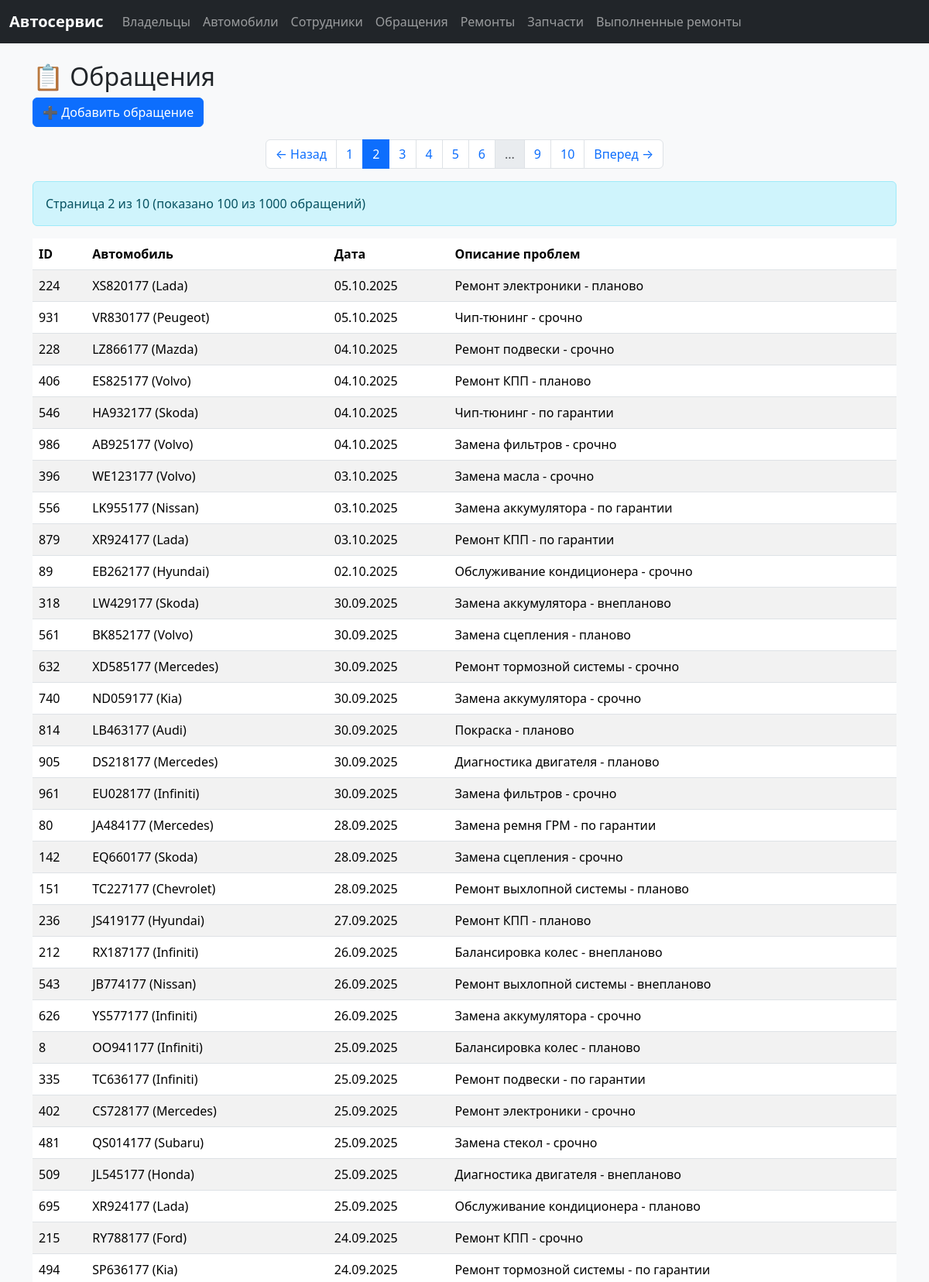
Screenshot of /requests?page=2 (upper part) with the database file from the repository.
### autoservice_app/models.py (models this page shows, shortened)
class ServiceRequest(db.Model):
    __tablename__ = 'service_request'
    id = db.Column(db.Integer, primary_key=True)
    car_id = db.Column(db.Integer, db.ForeignKey('car.id'), nullable=False)
    request_date = db.Column(db.Date, default=datetime.utcnow, nullable=False)
    issues = db.Column(db.Text, nullable=False)
    repairs = db.relationship('Repair', backref='request', lazy=True, cascade='all, delete-orphan')
    @property
    def formatted_request_date(self):
        return self.request_date.strftime("%d.%m.%Y") if self.request_date else ""

class Car(db.Model):
    __tablename__ = 'car'
    id = db.Column(db.Integer, primary_key=True)
    number = db.Column(db.String(20), unique=True, nullable=False)
    brand = db.Column(db.String(64), nullable=False)
    release_date = db.Column(db.Date, nullable=False)
    owner_id = db.Column(db.Integer, db.ForeignKey('owner.id'), nullable=False)
    requests = db.relationship('ServiceRequest', backref='car', lazy=True, cascade='all, delete-orphan')
    completed_works = db.relationship('CompletedWork', backref='car', lazy=True, cascade='all, delete-orphan')

### autoservice_app/routes.py (the view, shortened to what this page needs)
@bp.route("/requests", methods=["GET", "POST"])
def requests():
    page = request.args.get('page', 1, type=int)
    per_page = 100
    requests_pagination = ServiceRequest.query.order_by(
        ServiceRequest.request_date.desc()
    ).paginate(page=page, per_page=per_page, error_out=False)
    cars = Car.query.all()
    return render_template("requests.html",
                           requests_pagination=requests_pagination,
                           cars=cars,
                           helper=ViewHelper())

### autoservice_app/templates/requests.html (shortened to what this page needs)
{% extends "base.html" %}
{% block content %}
<h2>📋 Обращения</h2>
<button class="btn btn-primary mb-3" data-bs-toggle="modal" data-bs-target="#addRequestModal">
    ➕ Добавить обращение
</button>
{% if requests_pagination.pages > 1 %}
<nav aria-label="Навигация по страницам">
    <ul class="pagination justify-content-center">
        <li class="page-item {% if not requests_pagination.has_prev %}disabled{% endif %}">
            <a class="page-link" href="{{ url_for('main.requests', page=requests_pagination.prev_num) }}">
                ← Назад
            </a>
        </li>
        {% for page_num in requests_pagination.iter_pages() %}
            {% if page_num %}
                <li class="page-item {% if page_num == requests_pagination.page %}active{% endif %}">
                    <a class="page-link" href="{{ url_for('main.requests', page=page_num) }}">
                        {{ page_num }}
                    </a>
                </li>
            {% else %}
                <li class="page-item disabled"><span class="page-link">...</span></li>
            {% endif %}
        {% endfor %}
        <li class="page-item {% if not requests_pagination.has_next %}disabled{% endif %}">
            <a class="page-link" href="{{ url_for('main.requests', page=requests_pagination.next_num) }}">
                Вперед →
            </a>
        </li>
    </ul>
</nav>
{% endif %}
<div class="alert alert-info">
    Страница {{ requests_pagination.page }} из {{ requests_pagination.pages }}
    (показано {{ requests_pagination.items|length }} из {{ requests_pagination.total }} обращений)
</div>
<table class="table table-striped">
    <thead>
    <tr>
        <th>ID</th>
        <th>Автомобиль</th>
        <th>Дата</th>
        <th>Описание проблем</th>
    </tr>
    </thead>
    <tbody>
    {% for req in requests_pagination.items %}
        <tr>
            <td>{{ req.id }}</td>
            <td>{{ req.car.number }} ({{ req.car.brand }})</td>
            <td>{{ req.formatted_request_date }}</td>
            <td>{{ req.issues }}</td>
        </tr>
    {% endfor %}
    </tbody>
</table>
{% endblock %}

### autoservice_app/templates/base.html (style rules this page uses)
body { background-color: #f8f9fa; }

### rows the page displays
ServiceRequest: id "224", car.number "XS820177", car.brand "Lada", formatted_request_date "05.10.2025", issues "Ремонт электроники - планово"
ServiceRequest: id "931", car.number "VR830177", car.brand "Peugeot", formatted_request_date "05.10.2025", issues "Чип-тюнинг - срочно"
ServiceRequest: id "228", car.number "LZ866177", car.brand "Mazda", formatted_request_date "04.10.2025", issues "Ремонт подвески - срочно"
ServiceRequest: id "406", car.number "ES825177", car.brand "Volvo", formatted_request_date "04.10.2025", issues "Ремонт КПП - планово"
ServiceRequest: id "546", car.number "HA932177", car.brand "Skoda", formatted_request_date "04.10.2025", issues "Чип-тюнинг - по гарантии"
ServiceRequest: id "986", car.number "AB925177", car.brand "Volvo", formatted_request_date "04.10.2025", issues "Замена фильтров - срочно"
ServiceRequest: id "396", car.number "WE123177", car.brand "Volvo", formatted_request_date "03.10.2025", issues "Замена масла - срочно"
ServiceRequest: id "556", car.number "LK955177", car.brand "Nissan", formatted_request_date "03.10.2025", issues "Замена аккумулятора - по гарантии"
ServiceRequest: id "879", car.number "XR924177", car.brand "Lada", formatted_request_date "03.10.2025", issues "Ремонт КПП - по гарантии"
ServiceRequest: id "89", car.number "EB262177", car.brand "Hyundai", formatted_request_date "02.10.2025", issues "Обслуживание кондиционера - срочно"
ServiceRequest: id "318", car.number "LW429177", car.brand "Skoda", formatted_request_date "30.09.2025", issues "Замена аккумулятора - внепланово"
ServiceRequest: id "561", car.number "BK852177", car.brand "Volvo", formatted_request_date "30.09.2025", issues "Замена сцепления - планово"
ServiceRequest: id "632", car.number "XD585177", car.brand "Mercedes", formatted_request_date "30.09.2025", issues "Ремонт тормозной системы - срочно"
ServiceRequest: id "740", car.number "ND059177", car.brand "Kia", formatted_request_date "30.09.2025", issues "Замена аккумулятора - срочно"
ServiceRequest: id "814", car.number "LB463177", car.brand "Audi", formatted_request_date "30.09.2025", issues "Покраска - планово"
ServiceRequest: id "905", car.number "DS218177", car.brand "Mercedes", formatted_request_date "30.09.2025", issues "Диагностика двигателя - планово"
ServiceRequest: id "961", car.number "EU028177", car.brand "Infiniti", formatted_request_date "30.09.2025", issues "Замена фильтров - срочно"
ServiceRequest: id "80", car.number "JA484177", car.brand "Mercedes", formatted_request_date "28.09.2025", issues "Замена ремня ГРМ - по гарантии"
ServiceRequest: id "142", car.number "EQ660177", car.brand "Skoda", formatted_request_date "28.09.2025", issues "Замена сцепления - срочно"
ServiceRequest: id "151", car.number "TC227177", car.brand "Chevrolet", formatted_request_date "28.09.2025", issues "Ремонт выхлопной системы - планово"
ServiceRequest: id "236", car.number "JS419177", car.brand "Hyundai", formatted_request_date "27.09.2025", issues "Ремонт КПП - планово"
ServiceRequest: id "212", car.number "RX187177", car.brand "Infiniti", formatted_request_date "26.09.2025", issues "Балансировка колес - внепланово"
ServiceRequest: id "543", car.number "JB774177", car.brand "Nissan", formatted_request_date "26.09.2025", issues "Ремонт выхлопной системы - внепланово"
ServiceRequest: id "626", car.number "YS577177", car.brand "Infiniti", formatted_request_date "26.09.2025", issues "Замена аккумулятора - срочно"
ServiceRequest: id "8", car.number "OO941177", car.brand "Infiniti", formatted_request_date "25.09.2025", issues "Балансировка колес - планово"
ServiceRequest: id "335", car.number "TC636177", car.brand "Infiniti", formatted_request_date "25.09.2025", issues "Ремонт подвески - по гарантии"
ServiceRequest: id "402", car.number "CS728177", car.brand "Mercedes", formatted_request_date "25.09.2025", issues "Ремонт электроники - срочно"
ServiceRequest: id "481", car.number "QS014177", car.brand "Subaru", formatted_request_date "25.09.2025", issues "Замена стекол - срочно"
ServiceRequest: id "509", car.number "JL545177", car.brand "Honda", formatted_request_date "25.09.2025", issues "Диагностика двигателя - внепланово"
ServiceRequest: id "695", car.number "XR924177", car.brand "Lada", formatted_request_date "25.09.2025", issues "Обслуживание кондиционера - планово"
ServiceRequest: id "215", car.number "RY788177", car.brand "Ford", formatted_request_date "24.09.2025", issues "Ремонт КПП - срочно"
ServiceRequest: id "494", car.number "SP636177", car.brand "Kia", formatted_request_date "24.09.2025", issues "Ремонт тормозной системы - по гарантии"

### other values shown
{{ page_num }} "1" "2" "3" "4" "5" "6" "9" "10"
{{ requests_pagination.page }} "2"
{{ requests_pagination.pages }} "10"
{{ requests_pagination.items|length }} "100"
{{ requests_pagination.total }} "1000"
